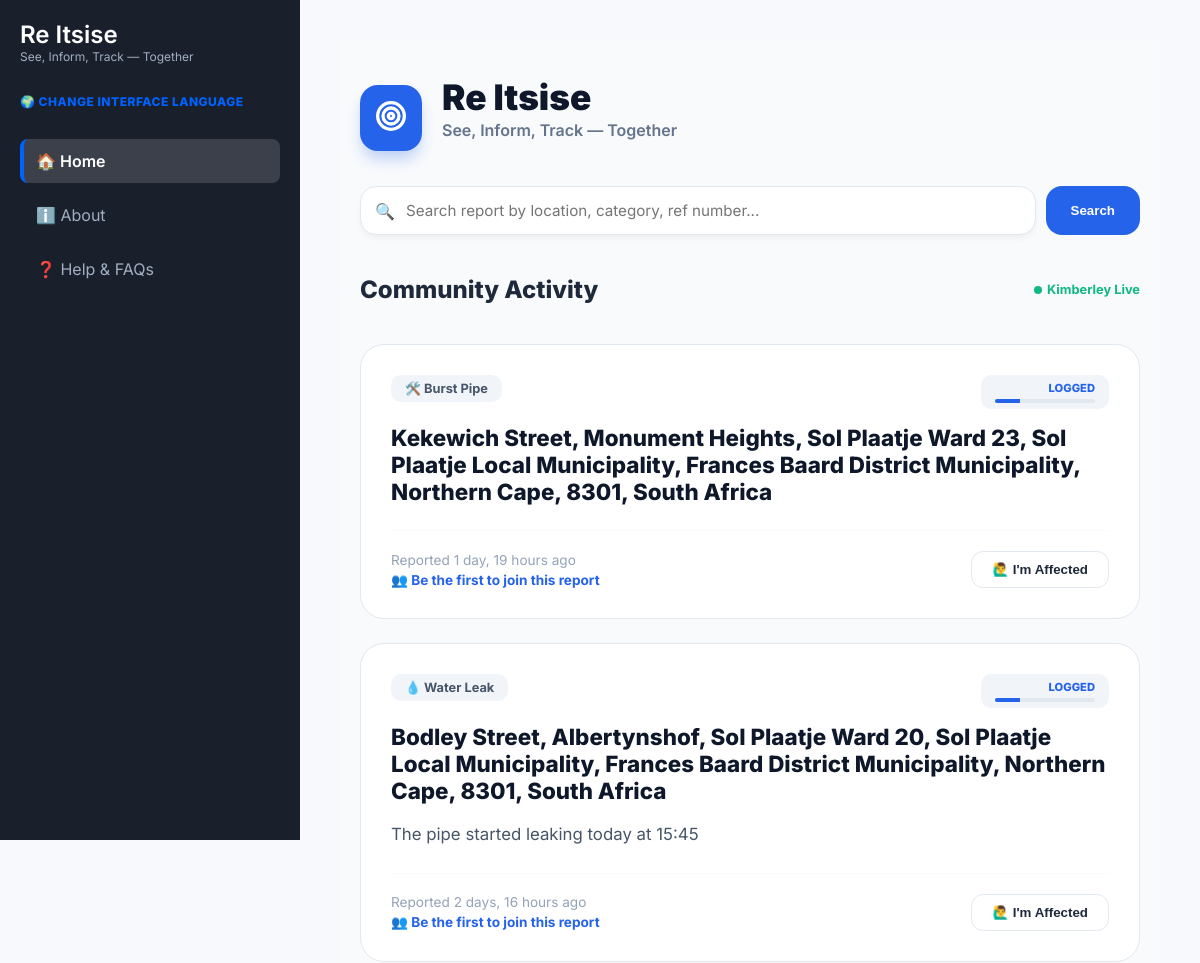
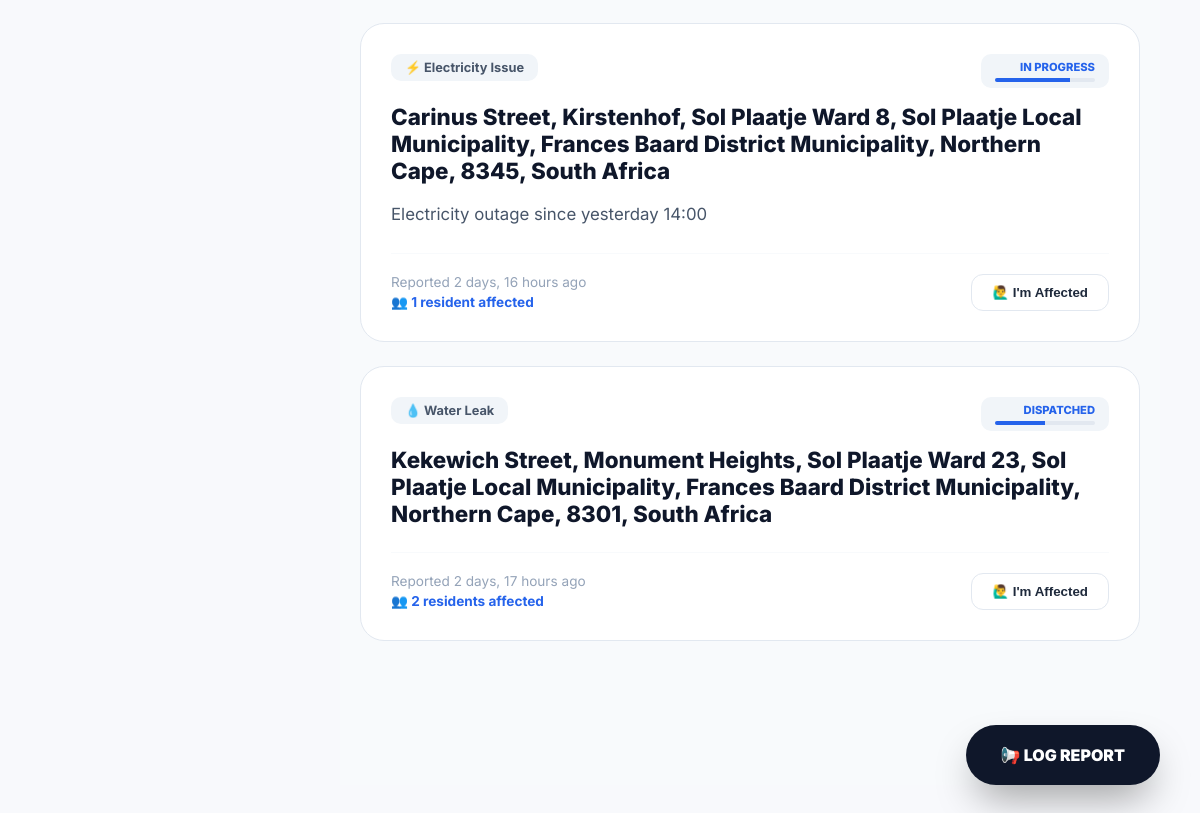
/, run on an earlier commit of the app's database (2 pictures, top to bottom).
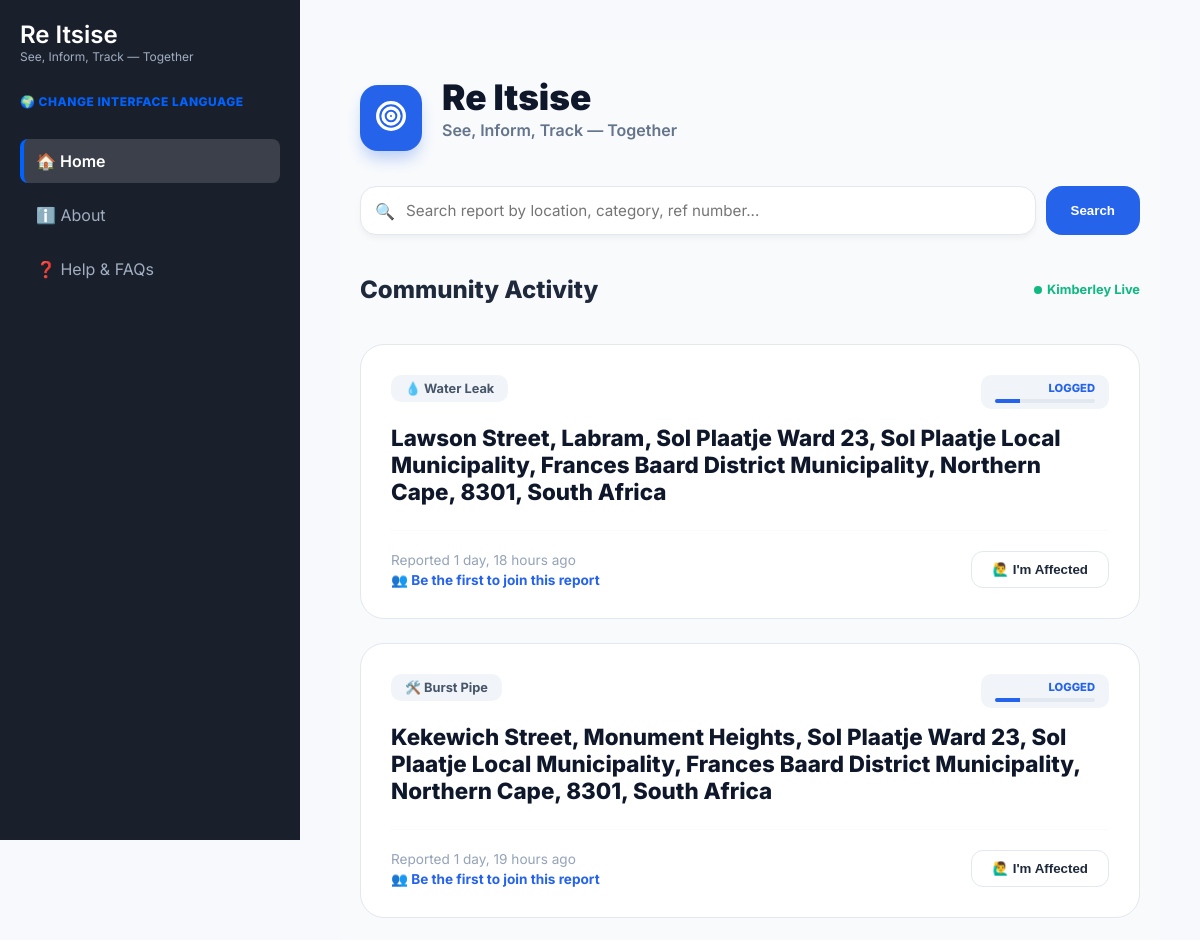
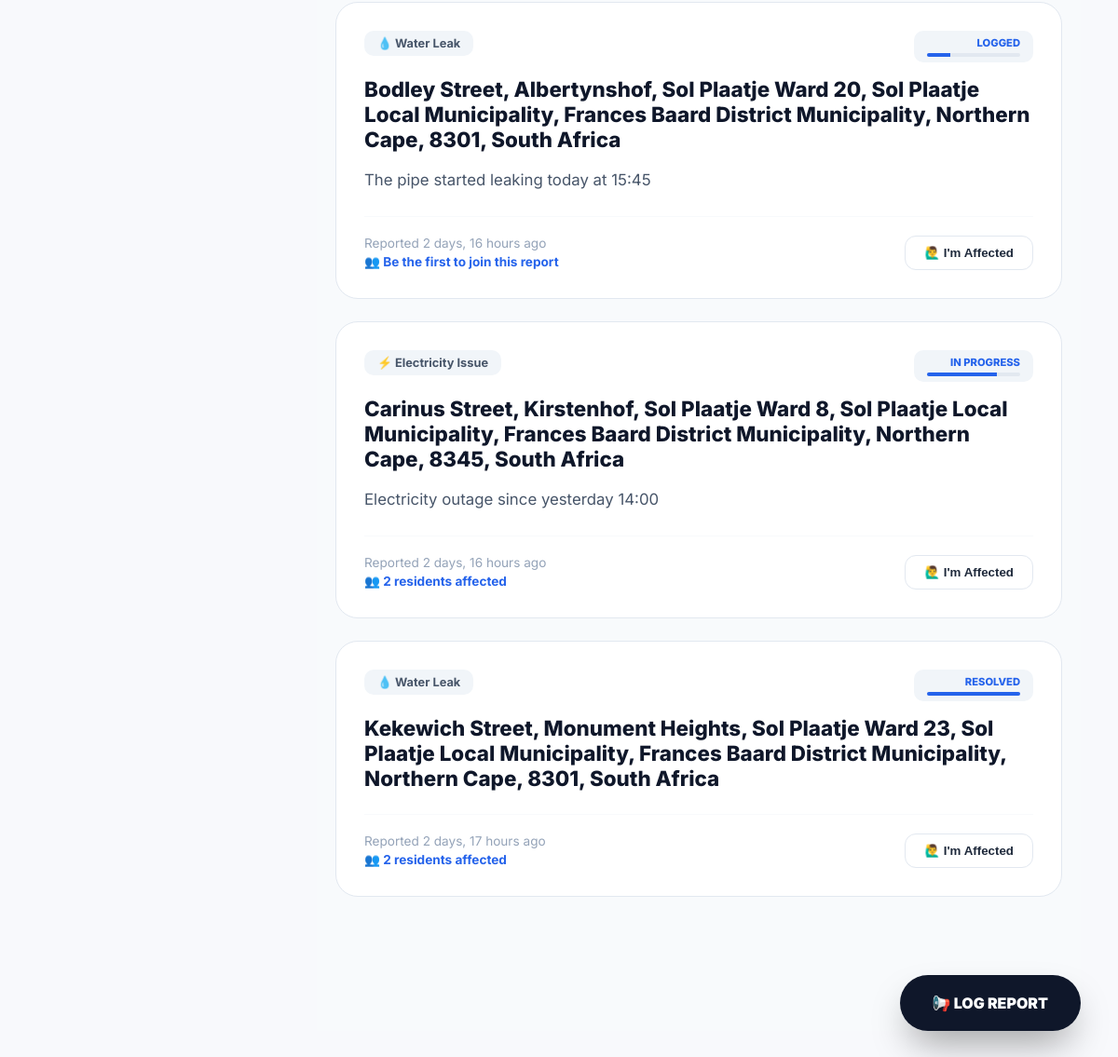
And on a later commit of the database (2 pictures, top to bottom).
### map/models.py (models this page shows, shortened)
class Fault(models.Model):
    CATEGORY_CHOICES = [
        ('ELEC', '⚡ Electricity'),
        ('WLEAK', '💧 Water Leak'),
        ('BPIPE', '🌊 Burst Pipe'),
        ('MHOLE', '🕳️ Missing Manhole'),
        ('RUBBL', '🏗️ Rubble'),
        ('STORM', '⛈️ Storm Water'),
        ('SANI', '🚽 Sanitation'),
        ('POTH', '🚧 Pothole'),
        ('OTHER', '🌳 Other')
    ]
    ref_number = models.CharField(max_length=12, unique=True, null=True, blank=True, editable=False)
    full_name = models.CharField(max_length=150)
    cellphone = models.CharField(max_length=15)
    category = models.CharField(max_length=10, choices=CATEGORY_CHOICES)
    location_address = models.TextField()
    latitude = models.DecimalField(max_digits=12, decimal_places=9, null=True, blank=True)
    longitude = models.DecimalField(max_digits=12, decimal_places=9, null=True, blank=True)
    description = models.TextField(blank=True, null=True)
    image = models.ImageField(upload_to='fault_images/', null=True, blank=True)
    audio_report = models.FileField(upload_to='fault_audio/', null=True, blank=True)
    status = models.CharField(max_length=10, default='LOG', choices=[
        ('LOG', 'Logged'),
        ('DIS', 'Dispatched'),
        ('PROG', 'In Progress'),
        ('RES', 'Resolved')
    ])
    date_reported = models.DateTimeField(auto_now_add=True)
    class Meta:
        ordering = ['-date_reported']

### map/views.py (the view, shortened to what this page needs)
# urls.py: path('', views.explorer_map, name='explorer_map'),
def explorer_map(request):
    query = request.GET.get('search', '').strip()
    faults = Fault.objects.all().order_by('-date_reported')
    return render(request, 'map/index.html', {'faults': faults})

### map/templates/map/index.html (shortened to what the changed rows need)
{% extends 'base.html' %} {% block content %}
<div
  class="container"
  style="
    padding: 0 20px;
    max-width: 1000px;
    margin: 0 auto;
    font-family: &quot;Inter&quot;, sans-serif;
    background-color: #f8fafc;
    min-height: 100vh;
    position: relative;
  "
>
  <header style="padding: 40px 0 20px 0">
  <div style="display: flex; align-items: center; gap: 20px; margin-bottom: 30px">
    <div>
      <h1 style="font-weight: 900; color: #0f172a; font-size: 2.2rem; margin: 0; line-height: 1;">
        Re Itsise
      </h1>
    </div>
  </div>
<div style="display: flex; justify-content: space-between; align-items: center; max-width: 800px; margin: 0 auto 20px auto;">
    <h2 style="font-size: 1.5rem; font-weight: 800; color: #1e293b; margin: 0">
        Community Activity
    </h2>
</div>
</header>
  <main style="max-width: 800px; margin: 0 auto; padding-bottom: 120px">
    {% for fault in faults %}
    <div
      class="report-card"
      style="
        background: white;
        border: 1px solid #e2e8f0;
        border-radius: 24px;
        padding: 30px;
        margin-bottom: 24px;
        position: relative;
      "
    >
      <div
        style="
          display: flex;
          justify-content: space-between;
          align-items: flex-start;
          margin-bottom: 15px;
        "
      >
      <span style="background: #f1f5f9; color: #475569; padding: 6px 14px; border-radius: 10px; font-weight: 700; font-size: 0.8rem; display: inline-flex; align-items: center; gap: 6px;">
    {% if fault.category == 'WLEAK' %}
        💧 Water Leak
    {% elif fault.category == 'BPIPE' %}
        🛠️ Burst Pipe
    {% elif fault.category == 'ELEC' %}
        ⚡ Electricity Issue
    {% elif fault.category == 'POTH' %}
        🕳️ Pothole
    {% elif fault.category == 'SEWER' %}
        🏗️ Sewerage Leak
    {% else %}
        ⚠️ {{ fault.category }}
    {% endif %}
</span>
        <span
          style="
            background: #f1f5f9;
            color: #475569;
            padding: 6px 14px;
            border-radius: 10px;
            font-weight: 700;
            font-size: 0.8rem;
            display: inline-flex;
            align-items: center;
            gap: 6px;
          "
        >
       <div style="display: flex; flex-direction: column; align-items: flex-end;">
    {% if fault.status == 'LOG' %}
        <span style="color: #2563eb; font-size: 0.7rem; font-weight: 800; text-transform: uppercase;">Logged</span>
        {% elif fault.status == 'DIS' %}
        <span style="color: #2563eb; font-size: 0.7rem; font-weight: 800; text-transform: uppercase;">Dispatched</span>
    {% elif fault.status == 'PROG' %}
        <span style="color: #2563eb; font-size: 0.7rem; font-weight: 800; text-transform: uppercase;">In Progress</span>
    {% elif fault.status == 'RES' %}
        <span style="color: #2563eb; font-size: 0.7rem; font-weight: 800; text-transform: uppercase;">Resolved</span>
    {% endif %}
    <div style="width: 100px; height: 4px; background: #e2e8f0; border-radius: 10px; margin-top: 4px; overflow: hidden;">
        {% if fault.status == 'LOG' %}
            <div style="width: 25%; height: 100%; background: #2563eb;"></div>
            {% elif fault.status == 'DIS' %}
            <div style="width: 50%; height: 100%; background: #2563eb;"></div>
        {% elif fault.status == 'PROG' %}
            <div style="width: 75%; height: 100%; background: #2563eb;"></div>
        {% elif fault.status == 'RES' %}
            <div style="width: 100%; height: 100%; background: #2563eb;"></div>
        {% endif %}
    </div>
</div>
      </div>
      <h3 style="margin: 0 0 10px 0; font-size: 1.4rem; color: #0f172a; font-weight: 800;">
    {{ fault.location_address }}
</h3>
<p style="color: #475569; font-size: 1.05rem; line-height: 1.6; margin-bottom: 25px;">
    {{ fault.description }}
</p>
<div style="display: flex; justify-content: space-between; align-items: center; padding-top: 20px; border-top: 1px solid #f8fafc;">
    <div style="display: flex; flex-direction: column; gap: 4px;">
        <span style="color: #94a3b8; font-size: 0.85rem">
            Reported {{ fault.date_reported|timesince }} ago
        </span>
        <span style="color: #2563eb; font-size: 0.85rem; font-weight: 700; display: flex; align-items: center; gap: 5px;">
            👥
            {% if fault.affected_residents.count > 0 %}
                {{ fault.affected_residents.count }} resident{{ fault.affected_residents.count|pluralize }} affected
            {% else %}
                Be the first to join this report
            {% endif %}
        </span>
    </div>
    <button
        onclick="openModal('{{ fault.id }}')"
        style="background: #ffffff; border: 1px solid #e2e8f0; color: #1e293b; padding: 10px 20px; border-radius: 12px; font-weight: 700; cursor: pointer;"
    >
        🙋‍♂️ I'm Affected
    </button>
</div>
    </div>
    {% empty %}
    <div style="text-align: center; padding: 40px; color: #94a3b8">
      <p>No reports found in your area yet.</p>
    </div>
    {% endfor %}
  </main>
</div>
{% endblock %}

What changed in the data, as far as the page shows it:
added Fault: category "💧 Water Leak", status "LOGGED", location_address "Lawson Street, Labram, Sol Plaatje Ward 23, Sol Plaatje Local Municipality, Frances Baard District Municipality, Northern Cape, 8301, South Africa", date_reported "1 day, 18 hours", shows "Be the first to join this report"
computed for Fault "Electricity outage since yesterday 14:00": affected_residents.count "1" → "2"
changed Fault "2 days, 17 hours": status "DISPATCHED" → "RESOLVED"
